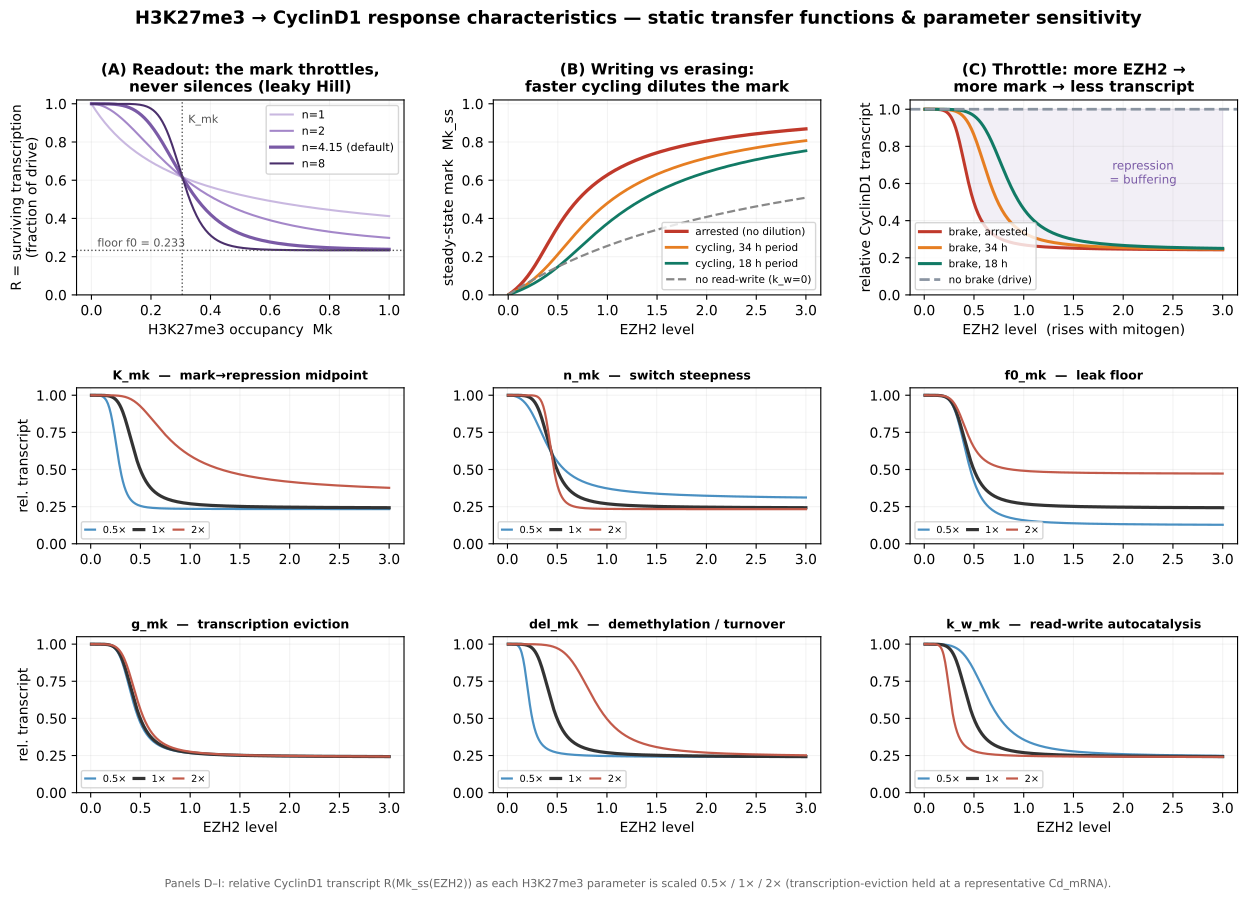

Recreate this plot in Python.
"""Intuition plots for the H3K27me3 -> CyclinD1 response characteristics of v44.

TWO FIGURES:
  fig_v44_h3k27_response.png  -- STATIC transfer functions + parameter sensitivity (how the
    variables shape transcription): the leaky-Hill readout R(Mk), the methylation dose-response
    Mk_ss(EZH2) and how cell-cycle DILUTION shifts it, the CyclinD1 "throttle" R(Mk_ss(EZH2)),
    and per-parameter small-multiples (K_mk, n_mk, f0_mk, g_mk, del_mk, k_w_mk).
  fig_v44_h3k27_timing.png    -- TIMING & cell-cycle impact (full model runs): de-repression
    kinetics after EZH2i (t1/2 set by del_mk + dilution), the replicative-dilution sawtooth,
    mean mark vs cell-cycle period (dilution-vs-restoration race), and entry-timing brake on/off.

Run:  ./venv/bin/python simulations/fig_v44_h3k27_response.py
"""
import sys, os
sys.path.insert(0, os.path.dirname(os.path.dirname(os.path.abspath(__file__))))
import numpy as np
import matplotlib
matplotlib.use('Agg')
import matplotlib.pyplot as plt
from matplotlib.gridspec import GridSpec
import tellurium as te
from scipy.signal import find_peaks
from src.build_model_v44_heldt import build_model_v44

# ---- default H3K27me3 params (from build_model_v44_heldt.py) ----
P = dict(k_w_mk=0.00160, k0_mk=0.000258, del_mk=0.00070, g_mk=0.30,
         K_tx_mk=5.0, p_tx_mk=2.0, K_mk=0.305, n_mk=4.15, f0_mk=0.233)
TX_REP = 2.6**2 / (5.0**2 + 2.6**2)   # representative transcription Hill (Cd_mRNA~2.6) for the eviction arm
LN2 = np.log(2.0)

C_MARK = '#7a5aa6'; C_TX = '#b0402f'; C_DRIVE = '#8a94a1'
C_ARR = '#c0392b'; C_SLOW = '#e67e22'; C_FAST = '#117a65'
plt.rcParams.update({'font.size': 10, 'axes.titlesize': 11, 'axes.labelsize': 10,
                     'axes.titleweight': 'bold', 'figure.dpi': 110})


def R_of_Mk(Mk, K=P['K_mk'], n=P['n_mk'], f0=P['f0_mk']):
    """leaky repression readout: fraction of transcriptional drive that survives the mark."""
    return f0 + (1 - f0) / (1 + (Mk / K) ** n)


def mk_ss(EZH2, T=1 - P['g_mk'] * TX_REP, ddil=0.0, kw=P['k_w_mk'], k0=P['k0_mk'], dl=P['del_mk']):
    """steady-state H3K27me3 occupancy for a given EZH2, transcription-antagonism T, and extra
    linear loss ddil (= ln2/period, the mean-field replicative dilution). Root in [0,1] of
    EZH2*T*(kw*Mk+k0)*(1-Mk) = (dl+ddil)*Mk."""
    EZH2 = np.atleast_1d(EZH2).astype(float)
    a = EZH2 * T
    L = dl + ddil
    out = np.empty_like(a)
    for i, ai in enumerate(a):
        if kw <= 0:                     # de-novo only -> linear
            out[i] = ai * k0 / (L + ai * k0)
        else:
            A = ai * kw; B = L - ai * (kw - k0); C = -ai * k0
            disc = B * B - 4 * A * C
            out[i] = (-B + np.sqrt(max(disc, 0.0))) / (2 * A)
    return np.clip(out, 0, 1)


# =====================================================================================
# FIGURE 1 -- static response characteristics + sensitivity
# =====================================================================================
fig = plt.figure(figsize=(15, 9))
gs = GridSpec(3, 6, figure=fig, height_ratios=[1.25, 1.0, 1.0], hspace=0.55, wspace=0.75)
EZ = np.linspace(0, 3, 400)

# --- A: readout R(Mk) ---
axA = fig.add_subplot(gs[0, 0:2])
Mk = np.linspace(0, 1, 400)
for n, col in [(1, '#c9b8e0'), (2, '#a487c9'), (P['n_mk'], C_MARK), (8, '#4a2f6b')]:
    axA.plot(Mk, R_of_Mk(Mk, n=n), color=col, lw=2.3 if n == P['n_mk'] else 1.5,
             label=f"n={n:g}" + (" (default)" if n == P['n_mk'] else ""))
axA.axhline(P['f0_mk'], ls=':', color='#555', lw=1); axA.text(0.02, P['f0_mk'] + 0.02, 'floor f0 = 0.233', fontsize=8, color='#555')
axA.axvline(P['K_mk'], ls=':', color='#555', lw=1); axA.text(P['K_mk'] + 0.02, 0.9, 'K_mk', fontsize=8, color='#555')
axA.set_xlabel('H3K27me3 occupancy  Mk'); axA.set_ylabel('R = surviving transcription\n(fraction of drive)')
axA.set_title('(A) Readout: the mark throttles,\nnever silences (leaky Hill)'); axA.set_ylim(0, 1.02)
axA.legend(fontsize=8, loc='upper right'); axA.grid(alpha=0.15)

# --- B: methylation dose-response Mk_ss(EZH2), dilution shifts it ---
axB = fig.add_subplot(gs[0, 2:4])
axB.plot(EZ, mk_ss(EZ, ddil=0.0), color=C_ARR, lw=2.4, label='arrested (no dilution)')
axB.plot(EZ, mk_ss(EZ, ddil=LN2 / (34 * 60)), color=C_SLOW, lw=2.0, label='cycling, 34 h period')
axB.plot(EZ, mk_ss(EZ, ddil=LN2 / (18 * 60)), color=C_FAST, lw=2.0, label='cycling, 18 h period')
axB.plot(EZ, mk_ss(EZ, kw=0.0), color='#888', lw=1.6, ls='--', label='no read-write (k_w=0)')
axB.set_xlabel('EZH2 level'); axB.set_ylabel('steady-state mark  Mk_ss')
axB.set_title('(B) Writing vs erasing:\nfaster cycling dilutes the mark'); axB.set_ylim(0, 1.02)
axB.legend(fontsize=7.5, loc='lower right'); axB.grid(alpha=0.15)

# --- C: the throttle -- transcript vs EZH2 (buffering) ---
axC = fig.add_subplot(gs[0, 4:6])
for ddil, col, lab in [(0.0, C_ARR, 'arrested'), (LN2 / (34 * 60), C_SLOW, '34 h'), (LN2 / (18 * 60), C_FAST, '18 h')]:
    axC.plot(EZ, R_of_Mk(mk_ss(EZ, ddil=ddil)), color=col, lw=2.2, label=f'brake, {lab}')
axC.axhline(1.0, color=C_DRIVE, lw=2.0, ls='--', label='no brake (drive)')
axC.fill_between(EZ, R_of_Mk(mk_ss(EZ)), 1.0, color=C_MARK, alpha=0.10)
axC.annotate('repression\n= buffering', xy=(2.2, 0.6), fontsize=8.5, color=C_MARK, ha='center')
axC.set_xlabel('EZH2 level  (rises with mitogen)'); axC.set_ylabel('relative CyclinD1 transcript')
axC.set_title('(C) Throttle: more EZH2 →\nmore mark → less transcript'); axC.set_ylim(0, 1.05)
axC.legend(fontsize=7.5, loc='lower left'); axC.grid(alpha=0.15)

# --- D-I: per-parameter sensitivity small-multiples (impact on transcription) ---
SENS = [('K_mk', 'K_mk', 'mark→repression midpoint'),
        ('n_mk', 'n_mk', 'switch steepness'),
        ('f0_mk', 'f0_mk', 'leak floor'),
        ('g_mk', 'g_mk', 'transcription eviction'),
        ('del_mk', 'del_mk', 'demethylation / turnover'),
        ('k_w_mk', 'k_w_mk', 'read-write autocatalysis')]
for k, (pname, sym, desc) in enumerate(SENS):
    ax = fig.add_subplot(gs[1 + k // 3, 2 * (k % 3):2 * (k % 3) + 2])
    base = P[pname]
    for scale, col, lw in [(0.5, '#4a90c2', 1.6), (1.0, '#333', 2.3), (2.0, '#c25a4a', 1.6)]:
        kw = dict(kw=P['k_w_mk'], k0=P['k0_mk'], dl=P['del_mk'], T=1 - P['g_mk'] * TX_REP)
        n, K, f0 = P['n_mk'], P['K_mk'], P['f0_mk']
        val = base * scale
        if pname == 'del_mk': kw['dl'] = val
        elif pname == 'k_w_mk': kw['kw'] = val
        elif pname == 'g_mk': kw['T'] = 1 - val * TX_REP
        elif pname == 'n_mk': n = val
        elif pname == 'K_mk': K = val
        elif pname == 'f0_mk': f0 = val
        y = R_of_Mk(mk_ss(EZ, **kw), K=K, n=n, f0=f0)
        ax.plot(EZ, y, color=col, lw=lw, label=f'{scale:g}×')
    ax.set_title(f'{sym}  —  {desc}', fontsize=9.0, fontweight='bold')
    ax.set_ylim(0, 1.05); ax.grid(alpha=0.15)
    if k % 3 == 0: ax.set_ylabel('rel. transcript')
    if k // 3 == 1: ax.set_xlabel('EZH2 level')
    ax.legend(fontsize=7, loc='lower left', ncol=3, columnspacing=0.8, handlelength=1.0)

fig.suptitle('H3K27me3 → CyclinD1 response characteristics — static transfer functions & parameter sensitivity',
             fontsize=13, fontweight='bold', y=0.98)
fig.text(0.5, 0.005, 'Panels D–I: relative CyclinD1 transcript R(Mk_ss(EZH2)) as each H3K27me3 parameter is scaled 0.5× / 1× / 2× '
         '(transcription-eviction held at a representative Cd_mRNA).', ha='center', fontsize=8, color='#666')
plt.savefig('simulations/fig_v44_h3k27_response.png', dpi=150, bbox_inches='tight')
plt.savefig('simulations/fig_v44_h3k27_response.pdf', bbox_inches='tight')
plt.close()
print('Saved fig_v44_h3k27_response.png')


# =====================================================================================
# FIGURE 2 -- timing & cell-cycle impact (full model)
# =====================================================================================
M = build_model_v44(with_ezh2=True, with_hh=True)
GNP = dict(MYCN_amplification=1.0, Ptch1_copy_number=1.0, p16=0.0, p18=0.464, kSyP21=0.002, HHi=0, EZH2i=0)


def rr():
    r = te.loada(M); r.integrator.setValue('relative_tolerance', 1e-6)
    r.integrator.setValue('absolute_tolerance', 1e-8)
    try: r.integrator.setValue('maximum_num_steps', 60000)
    except Exception: pass
    return r


def setgnp(r, shh=1.0):
    r.reset()
    for k, v in GNP.items(): r[k] = v
    r['SHH'] = shh


def movavg(t, x, win=1320):
    return np.array([x[(t >= T - win / 2) & (t <= T + win / 2)].mean() for T in t])


fig2 = plt.figure(figsize=(15, 9))
gs2 = GridSpec(2, 2, figure=fig2, hspace=0.34, wspace=0.26)

# --- A: de-repression kinetics after EZH2i (timing set by del_mk + dilution) ---
axA = fig2.add_subplot(gs2[0, 0])
t0 = 4000.0; span = 9000.0
for scale, col in [(0.5, C_SLOW), (1.0, C_MARK), (2.0, C_FAST)]:
    r = rr(); setgnp(r, shh=1.0); r['del_mk'] = P['del_mk'] * scale
    a = r.simulate(0, t0, 4000, selections=['time', 'Mk'])
    mk0 = a['Mk'][-1]
    r['EZH2i'] = 1
    b = r.simulate(t0, t0 + span, 9000, selections=['time', 'Mk'])
    tt = (b['time'] - t0) / 60.0
    frac = b['Mk'] / mk0
    axA.plot(tt, frac, color=col, lw=2.2, label=f"del_mk × {scale:g}")
    # t1/2
    below = np.where(frac <= 0.5)[0]
    if len(below):
        thalf = tt[below[0]]
        axA.plot(thalf, 0.5, 'o', color=col, ms=6)
        if scale == 1.0:
            axA.annotate(f't½ ≈ {thalf:.0f} h', xy=(thalf, 0.5), xytext=(thalf + 6, 0.62),
                         fontsize=9, color=col, arrowprops=dict(arrowstyle='->', color=col))
axA.axhline(0.5, ls=':', color='#888', lw=1)
axA.set_xlabel('time after EZH2i (h)'); axA.set_ylabel('mark remaining  Mk / Mk₀')
axA.set_title('(A) De-repression timing: how fast the mark clears\nwhen the writer is inhibited')
axA.legend(fontsize=8.5, title='turnover rate', title_fontsize=8); axA.grid(alpha=0.15); axA.set_ylim(0, 1.02)

# --- B: replicative-dilution sawtooth (mark vs cycle) ---
axB = fig2.add_subplot(gs2[0, 1])
r = rr(); setgnp(r, shh=1.0)
c = r.simulate(0, 9000, 18000, selections=['time', 'Mk', 'Cd', 'MPF', 'Dna'])
tt = c['time'] / 60.0
axB.plot(tt, c['Mk'], color=C_MARK, lw=1.6, label='Mk (H3K27me3)')
axB.set_xlabel('time (h)'); axB.set_ylabel('Mk', color=C_MARK); axB.tick_params(axis='y', colors=C_MARK)
axB.set_title('(B) Replicative dilution: the mark is halved every S phase,\nthen rebuilds — a sawtooth clocked by the cell cycle')
# mark division times (MPF peaks)
pk, _ = find_peaks(c['MPF'], prominence=0.15, distance=200)
for p in pk:
    axB.axvline(tt[p], color='#bbb', lw=0.8, ls='--')
axBt = axB.twinx()
axBt.plot(tt, c['Cd'], color=C_TX, lw=1.3, alpha=0.7, label='CyclinD1')
axBt.set_ylabel('CyclinD1 (Cd)', color=C_TX); axBt.tick_params(axis='y', colors=C_TX)
axB.grid(alpha=0.12)
axB.plot([], [], color='#bbb', ls='--', label='division'); axB.legend(fontsize=8, loc='upper right')

# --- C: mean mark & transcript vs cell-cycle period (dilution-restoration race) ---
axC = fig2.add_subplot(gs2[1, 0])
MUS = np.linspace(0.00030, 0.00095, 12)
periods, meanMk, meanTx = [], [], []
for mu in MUS:
    r = rr(); setgnp(r, shh=1.0); r['mu'] = float(mu)
    try:
        d = r.simulate(0, 14000, 28000, selections=['time', 'Mk', 'Cd_mRNA', 'MPF'])
    except Exception:
        periods.append(np.nan); meanMk.append(np.nan); meanTx.append(np.nan); continue
    t = d['time']; m = t >= 5000
    pk, _ = find_peaks(d['MPF'][m], prominence=0.15, distance=200)
    tp = t[m][pk]
    per = np.median(np.diff(tp)) / 60.0 if len(tp) >= 2 else np.nan
    periods.append(per); meanMk.append(np.nanmean(d['Mk'][m])); meanTx.append(np.nanmean(d['Cd_mRNA'][m]))
periods = np.array(periods); meanMk = np.array(meanMk); meanTx = np.array(meanTx)
ok = ~np.isnan(periods)
axC.plot(periods[ok], meanMk[ok], '-o', color=C_MARK, lw=2.2, ms=5, label='mean Mk')
axC.set_xlabel('cell-cycle period (h)'); axC.set_ylabel('mean H3K27me3  Mk', color=C_MARK)
axC.tick_params(axis='y', colors=C_MARK)
axC.set_title('(C) Cell-cycle speed sets the mark:\nslower cycling → less dilution → stronger brake')
axCt = axC.twinx()
axCt.plot(periods[ok], meanTx[ok], '-s', color=C_TX, lw=2.0, ms=5, label='mean transcript')
axCt.set_ylabel('mean CyclinD1 transcript', color=C_TX); axCt.tick_params(axis='y', colors=C_TX)
axC.grid(alpha=0.15)

# --- D: entry-timing, brake on vs off ---
axD = fig2.add_subplot(gs2[1, 1])
t0r, D = 500.0, 9000.0     # SHH ramp 0.05 -> 1.0 over 150 h
def shh_ramp(tt): return 0.05 if tt < t0r else (1.0 if tt > t0r + D else 0.05 + (1.0 - 0.05) * (tt - t0r) / D)
for ezi, col, lab in [(0, C_MARK, 'brake ON (default)'), (1, C_FAST, 'brake OFF (EZH2i)')]:
    r = rr(); setgnp(r, shh=0.05); r['EZH2i'] = ezi
    T, MP, SH = [], [], []; t = 0.0; chunk = 120.0
    while t < t0r + D + 1500:
        r['SHH'] = float(shh_ramp(t))
        try:
            s = r.simulate(t, t + chunk, 60, selections=['time', 'MPF', 'SHH'])
            T.append(s['time'][1:]); MP.append(s['MPF'][1:]); SH.append(s['SHH'][1:])
        except Exception:
            break
        t += chunk
    T = np.concatenate(T); MP = np.concatenate(MP); SH = np.concatenate(SH)
    axD.plot((T - t0r) / 60.0, SH, color=col, lw=1.4, alpha=0.5)
    pk, _ = find_peaks(MP, prominence=0.15, distance=200)
    if len(pk):
        te_h = (T[pk[0]] - t0r) / 60.0; shh_e = SH[pk[0]]
        axD.axvline(te_h, color=col, lw=2.0)
        axD.plot(te_h, shh_e, 'v', color=col, ms=11)
        axD.annotate(f'{lab}\n1st division: {te_h:.0f} h, SHH {shh_e:.2f}',
                     xy=(te_h, shh_e), xytext=(te_h + 3, shh_e + 0.12 - 0.24 * ezi),
                     fontsize=8.5, color=col, arrowprops=dict(arrowstyle='->', color=col))
axD.set_xlabel('time along rising-Hh ramp (h)'); axD.set_ylabel('SHH input')
axD.set_title('(D) Entry timing: the brake delays\ncell-cycle onset to higher Hh / later time')
axD.grid(alpha=0.15); axD.set_xlim(-5, 165)

fig2.suptitle('H3K27me3 → CyclinD1 timing & cell-cycle impact (full v44 model)', fontsize=13, fontweight='bold', y=0.98)
plt.savefig('simulations/fig_v44_h3k27_timing.png', dpi=150, bbox_inches='tight')
plt.savefig('simulations/fig_v44_h3k27_timing.pdf', bbox_inches='tight')
plt.close()
print('Saved fig_v44_h3k27_timing.png')
print('periods(h):', np.round(periods, 1))
print('meanMk:', np.round(meanMk, 3))
